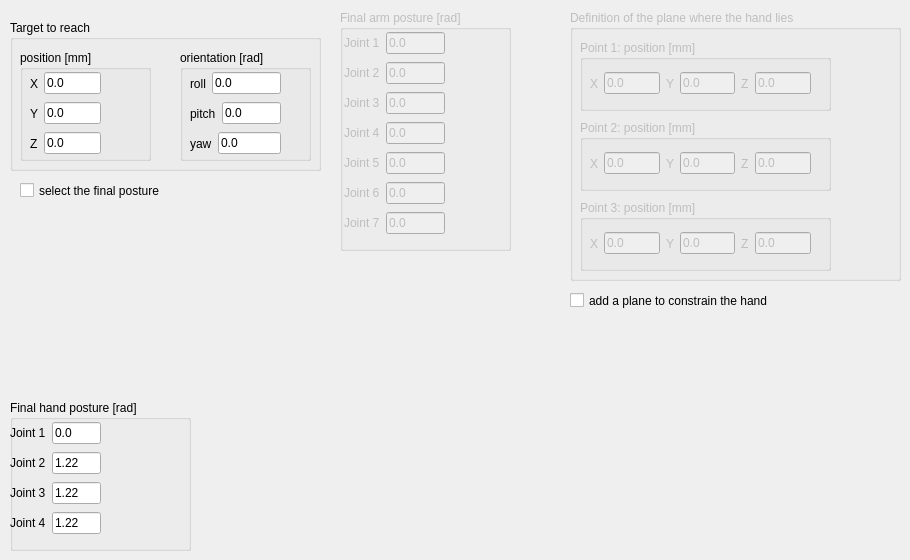
   <widget class="QWidget" name="tab_hump_move">
    <attribute name="title">
     <string>Move settings</string>
    </attribute>
    <widget class="QGroupBox" name="groupBox_target">
     <property name="geometry">
      <rect>
       <x>10</x>
       <y>20</y>
       <width>311</width>
       <height>151</height>
      </rect>
     </property>
     <property name="title">
      <string>Target to reach</string>
     </property>
     <widget class="QGroupBox" name="groupBox_target_pos">
      <property name="geometry">
       <rect>
        <x>10</x>
        <y>30</y>
        <width>131</width>
        <height>111</height>
       </rect>
      </property>
      <property name="title">
       <string>position [mm]</string>
      </property>
      <widget class="QWidget" name="layoutWidget_20">
       <property name="geometry">
        <rect>
         <x>10</x>
         <y>50</y>
         <width>71</width>
         <height>27</height>
        </rect>
       </property>
       <layout class="QHBoxLayout" name="horizontalLayout_41">
        <item>
         <widget class="QLabel" name="label_128">
          <property name="text">
           <string>Y</string>
          </property>
         </widget>
        </item>
        <item>
         <widget class="QLineEdit" name="lineEdit_target_y">
          <property name="text">
           <string>0.0</string>
          </property>
         </widget>
        </item>
       </layout>
      </widget>
      <widget class="QWidget" name="layoutWidget_21">
       <property name="geometry">
        <rect>
         <x>10</x>
         <y>80</y>
         <width>71</width>
         <height>27</height>
        </rect>
       </property>
       <layout class="QHBoxLayout" name="horizontalLayout_42">
        <item>
         <widget class="QLabel" name="label_129">
          <property name="text">
           <string>Z</string>
          </property>
         </widget>
        </item>
        <item>
         <widget class="QLineEdit" name="lineEdit_target_z">
          <property name="text">
           <string>0.0</string>
          </property>
         </widget>
        </item>
       </layout>
      </widget>
      <widget class="QWidget" name="layoutWidget_eng_tol_pos_7">
       <property name="geometry">
        <rect>
         <x>10</x>
         <y>20</y>
         <width>71</width>
         <height>27</height>
        </rect>
       </property>
       <layout class="QHBoxLayout" name="horizontalLayout_43">
        <item>
         <widget class="QLabel" name="label_130">
          <property name="text">
           <string>X</string>
          </property>
         </widget>
        </item>
        <item>
         <widget class="QLineEdit" name="lineEdit_target_x">
          <property name="text">
           <string>0.0</string>
          </property>
         </widget>
        </item>
       </layout>
      </widget>
     </widget>
     <widget class="QGroupBox" name="groupBox_target_orientation">
      <property name="geometry">
       <rect>
        <x>170</x>
        <y>30</y>
        <width>131</width>
        <height>111</height>
       </rect>
      </property>
      <property name="title">
       <string>orientation [rad]</string>
      </property>
      <widget class="QWidget" name="layoutWidget_22">
       <property name="geometry">
        <rect>
         <x>10</x>
         <y>50</y>
         <width>91</width>
         <height>27</height>
        </rect>
       </property>
       <layout class="QHBoxLayout" name="horizontalLayout_50">
        <item>
         <widget class="QLabel" name="label_138">
          <property name="text">
           <string>pitch</string>
          </property>
         </widget>
        </item>
        <item>
         <widget class="QLineEdit" name="lineEdit_target_pitch">
          <property name="text">
           <string>0.0</string>
          </property>
         </widget>
        </item>
       </layout>
      </widget>
      <widget class="QWidget" name="layoutWidget_23">
       <property name="geometry">
        <rect>
         <x>10</x>
         <y>80</y>
         <width>91</width>
         <height>27</height>
        </rect>
       </property>
       <layout class="QHBoxLayout" name="horizontalLayout_51">
        <item>
         <widget class="QLabel" name="label_139">
          <property name="text">
           <string>yaw</string>
          </property>
         </widget>
        </item>
        <item>
         <widget class="QLineEdit" name="lineEdit_target_yaw">
          <property name="text">
           <string>0.0</string>
          </property>
         </widget>
        </item>
       </layout>
      </widget>
      <widget class="QWidget" name="layoutWidget_eng_tol_pos_8">
       <property name="geometry">
        <rect>
         <x>10</x>
         <y>20</y>
         <width>91</width>
         <height>27</height>
        </rect>
       </property>
       <layout class="QHBoxLayout" name="horizontalLayout_52">
        <item>
         <widget class="QLabel" name="label_140">
          <property name="text">
           <string>roll</string>
          </property>
         </widget>
        </item>
        <item>
         <widget class="QLineEdit" name="lineEdit_target_roll">
          <property name="text">
           <string>0.0</string>
          </property>
         </widget>
        </item>
       </layout>
      </widget>
     </widget>
    </widget>
    <widget class="QGroupBox" name="groupBox_final_arm">
     <property name="enabled">
      <bool>false</bool>
     </property>
     <property name="geometry">
      <rect>
       <x>340</x>
       <y>10</y>
       <width>171</width>
       <height>241</height>
      </rect>
     </property>
     <property name="title">
      <string>Final arm posture [rad]</string>
     </property>
     <widget class="QWidget" name="layoutWidget">
      <property name="geometry">
       <rect>
        <x>4</x>
        <y>20</y>
        <width>101</width>
        <height>213</height>
       </rect>
      </property>
      <layout class="QVBoxLayout" name="verticalLayout_6">
       <item>
        <layout class="QHBoxLayout" name="horizontalLayout_46">
         <item>
          <widget class="QLabel" name="label_131">
           <property name="text">
            <string>Joint 1</string>
           </property>
          </widget>
         </item>
         <item>
          <widget class="QLineEdit" name="lineEdit_final_arm_1">
           <property name="text">
            <string>0.0</string>
           </property>
          </widget>
         </item>
        </layout>
       </item>
       <item>
        <layout class="QHBoxLayout" name="horizontalLayout_45">
         <item>
          <widget class="QLabel" name="label_132">
           <property name="text">
            <string>Joint 2</string>
           </property>
          </widget>
         </item>
         <item>
          <widget class="QLineEdit" name="lineEdit_final_arm_2">
           <property name="text">
            <string>0.0</string>
           </property>
          </widget>
         </item>
        </layout>
       </item>
       <item>
        <layout class="QHBoxLayout" name="horizontalLayout_44">
         <item>
          <widget class="QLabel" name="label_133">
           <property name="text">
            <string>Joint 3</string>
           </property>
          </widget>
         </item>
         <item>
          <widget class="QLineEdit" name="lineEdit_final_arm_3">
           <property name="text">
            <string>0.0</string>
           </property>
          </widget>
         </item>
        </layout>
       </item>
       <item>
        <layout class="QHBoxLayout" name="horizontalLayout_28">
         <item>
          <widget class="QLabel" name="label_134">
           <property name="text">
            <string>Joint 4</string>
           </property>
          </widget>
         </item>
         <item>
          <widget class="QLineEdit" name="lineEdit_final_arm_4">
           <property name="text">
            <string>0.0</string>
           </property>
          </widget>
         </item>
        </layout>
       </item>
       <item>
        <layout class="QHBoxLayout" name="horizontalLayout_27">
         <item>
          <widget class="QLabel" name="label_135">
           <property name="text">
            <string>Joint 5</string>
           </property>
          </widget>
         </item>
         <item>
          <widget class="QLineEdit" name="lineEdit_final_arm_5">
           <property name="text">
            <string>0.0</string>
           </property>
          </widget>
         </item>
        </layout>
       </item>
       <item>
        <layout class="QHBoxLayout" name="horizontalLayout_25">
         <item>
          <widget class="QLabel" name="label_136">
           <property name="text">
            <string>Joint 6</string>
           </property>
          </widget>
         </item>
         <item>
          <widget class="QLineEdit" name="lineEdit_final_arm_6">
           <property name="text">
            <string>0.0</string>
           </property>
          </widget>
         </item>
        </layout>
       </item>
       <item>
        <layout class="QHBoxLayout" name="horizontalLayout_19">
         <item>
          <widget class="QLabel" name="label_137">
           <property name="text">
            <string>Joint 7</string>
           </property>
          </widget>
         </item>
         <item>
          <widget class="QLineEdit" name="lineEdit_final_arm_7">
           <property name="text">
            <string>0.0</string>
           </property>
          </widget>
         </item>
        </layout>
       </item>
      </layout>
     </widget>
    </widget>
    <widget class="QGroupBox" name="groupBox_final_hand">
     <property name="geometry">
      <rect>
       <x>10</x>
       <y>400</y>
       <width>181</width>
       <height>151</height>
      </rect>
     </property>
     <property name="title">
      <string>Final hand posture [rad]</string>
     </property>
     <widget class="QWidget" name="layoutWidget">
      <property name="geometry">
       <rect>
        <x>0</x>
        <y>20</y>
        <width>91</width>
        <height>120</height>
       </rect>
      </property>
      <layout class="QVBoxLayout" name="verticalLayout_38">
       <item>
        <layout class="QHBoxLayout" name="horizontalLayout_49">
         <item>
          <widget class="QLabel" name="label_142">
           <property name="text">
            <string>Joint 1</string>
           </property>
          </widget>
         </item>
         <item>
          <widget class="QLineEdit" name="lineEdit_final_hand_1">
           <property name="text">
            <string>0.0</string>
           </property>
          </widget>
         </item>
        </layout>
       </item>
       <item>
        <layout class="QHBoxLayout" name="horizontalLayout_48">
         <item>
          <widget class="QLabel" name="label_143">
           <property name="text">
            <string>Joint 2</string>
           </property>
          </widget>
         </item>
         <item>
          <widget class="QLineEdit" name="lineEdit_final_hand_2">
           <property name="text">
            <string>1.22</string>
           </property>
          </widget>
         </item>
        </layout>
       </item>
       <item>
        <layout class="QHBoxLayout" name="horizontalLayout_47">
         <item>
          <widget class="QLabel" name="label_144">
           <property name="text">
            <string>Joint 3</string>
           </property>
          </widget>
         </item>
         <item>
          <widget class="QLineEdit" name="lineEdit_final_hand_3">
           <property name="text">
            <string>1.22</string>
           </property>
          </widget>
         </item>
        </layout>
       </item>
       <item>
        <layout class="QHBoxLayout" name="horizontalLayout_26">
         <item>
          <widget class="QLabel" name="label_145">
           <property name="text">
            <string>Joint 4</string>
           </property>
          </widget>
         </item>
         <item>
          <widget class="QLineEdit" name="lineEdit_final_hand_4">
           <property name="text">
            <string>1.22</string>
           </property>
          </widget>
         </item>
        </layout>
       </item>
      </layout>
     </widget>
    </widget>
    <widget class="QCheckBox" name="checkBox_sel_final_posture">
     <property name="geometry">
      <rect>
       <x>20</x>
       <y>180</y>
       <width>211</width>
       <height>21</height>
      </rect>
     </property>
     <property name="text">
      <string>select the final posture</string>
     </property>
    </widget>
    <widget class="QGroupBox" name="groupBox_plane">
     <property name="enabled">
      <bool>false</bool>
     </property>
     <property name="geometry">
      <rect>
       <x>570</x>
       <y>10</y>
       <width>331</width>
       <height>271</height>
      </rect>
     </property>
     <property name="title">
      <string>Definition of the plane where the hand lies </string>
     </property>
     <widget class="QGroupBox" name="groupBox_plane_point_1">
      <property name="geometry">
       <rect>
        <x>10</x>
        <y>30</y>
        <width>251</width>
        <height>71</height>
       </rect>
      </property>
      <property name="title">
       <string>Point 1: position [mm]</string>
      </property>
      <widget class="QWidget" name="layoutWidget">
       <property name="geometry">
        <rect>
         <x>10</x>
         <y>30</y>
         <width>221</width>
         <height>27</height>
        </rect>
       </property>
       <layout class="QHBoxLayout" name="horizontalLayout_62">
        <item>
         <layout class="QHBoxLayout" name="horizontalLayout_55">
          <item>
           <widget class="QLabel" name="label_147">
            <property name="text">
             <string>X</string>
            </property>
           </widget>
          </item>
          <item>
           <widget class="QLineEdit" name="lineEdit_point_1_x">
            <property name="text">
             <string>0.0</string>
            </property>
           </widget>
          </item>
         </layout>
        </item>
        <item>
         <layout class="QHBoxLayout" name="horizontalLayout_53">
          <item>
           <widget class="QLabel" name="label_141">
            <property name="text">
             <string>Y</string>
            </property>
           </widget>
          </item>
          <item>
           <widget class="QLineEdit" name="lineEdit_point_1_y">
            <property name="text">
             <string>0.0</string>
            </property>
           </widget>
          </item>
         </layout>
        </item>
        <item>
         <layout class="QHBoxLayout" name="horizontalLayout_54">
          <item>
           <widget class="QLabel" name="label_146">
            <property name="text">
             <string>Z</string>
            </property>
           </widget>
          </item>
          <item>
           <widget class="QLineEdit" name="lineEdit_point_1_z">
            <property name="text">
             <string>0.0</string>
            </property>
           </widget>
          </item>
         </layout>
        </item>
       </layout>
      </widget>
     </widget>
     <widget class="QGroupBox" name="groupBox_plane_point_2">
      <property name="geometry">
       <rect>
        <x>10</x>
        <y>110</y>
        <width>251</width>
        <height>71</height>
       </rect>
      </property>
      <property name="title">
       <string>Point 2: position [mm]</string>
      </property>
      <widget class="QWidget" name="layoutWidget_8">
       <property name="geometry">
        <rect>
         <x>10</x>
         <y>30</y>
         <width>221</width>
         <height>27</height>
        </rect>
       </property>
       <layout class="QHBoxLayout" name="horizontalLayout_63">
        <item>
         <layout class="QHBoxLayout" name="horizontalLayout_56">
          <item>
           <widget class="QLabel" name="label_148">
            <property name="text">
             <string>X</string>
            </property>
           </widget>
          </item>
          <item>
           <widget class="QLineEdit" name="lineEdit_point_2_x">
            <property name="text">
             <string>0.0</string>
            </property>
           </widget>
          </item>
         </layout>
        </item>
        <item>
         <layout class="QHBoxLayout" name="horizontalLayout_57">
          <item>
           <widget class="QLabel" name="label_149">
            <property name="text">
             <string>Y</string>
            </property>
           </widget>
          </item>
          <item>
           <widget class="QLineEdit" name="lineEdit_point_2_y">
            <property name="text">
             <string>0.0</string>
            </property>
           </widget>
          </item>
         </layout>
        </item>
        <item>
         <layout class="QHBoxLayout" name="horizontalLayout_58">
          <item>
           <widget class="QLabel" name="label_150">
            <property name="text">
             <string>Z</string>
            </property>
           </widget>
          </item>
          <item>
           <widget class="QLineEdit" name="lineEdit_point_2_z">
            <property name="text">
             <string>0.0</string>
            </property>
           </widget>
          </item>
         </layout>
        </item>
       </layout>
      </widget>
     </widget>
     <widget class="QGroupBox" name="groupBox_plane_point_3">
      <property name="geometry">
       <rect>
        <x>10</x>
        <y>190</y>
        <width>251</width>
        <height>71</height>
       </rect>
      </property>
      <property name="title">
       <string>Point 3: position [mm]</string>
      </property>
      <widget class="QWidget" name="layoutWidget_9">
       <property name="geometry">
        <rect>
         <x>10</x>
         <y>30</y>
         <width>221</width>
         <height>27</height>
        </rect>
       </property>
       <layout class="QHBoxLayout" name="horizontalLayout_64">
        <item>
         <layout class="QHBoxLayout" name="horizontalLayout_59">
          <item>
           <widget class="QLabel" name="label_151">
            <property name="text">
             <string>X</string>
            </property>
           </widget>
          </item>
          <item>
           <widget class="QLineEdit" name="lineEdit_point_3_x">
            <property name="text">
             <string>0.0</string>
            </property>
           </widget>
          </item>
         </layout>
        </item>
        <item>
         <layout class="QHBoxLayout" name="horizontalLayout_60">
          <item>
           <widget class="QLabel" name="label_152">
            <property name="text">
             <string>Y</string>
            </property>
           </widget>
          </item>
          <item>
           <widget class="QLineEdit" name="lineEdit_point_3_y">
            <property name="text">
             <string>0.0</string>
            </property>
           </widget>
          </item>
         </layout>
        </item>
        <item>
         <layout class="QHBoxLayout" name="horizontalLayout_61">
          <item>
           <widget class="QLabel" name="label_153">
            <property name="text">
             <string>Z</string>
            </property>
           </widget>
          </item>
          <item>
           <widget class="QLineEdit" name="lineEdit_point_3_z">
            <property name="text">
             <string>0.0</string>
            </property>
           </widget>
          </item>
         </layout>
        </item>
       </layout>
      </widget>
     </widget>
    </widget>
    <widget class="QCheckBox" name="checkBox_add_plane">
     <property name="geometry">
      <rect>
       <x>570</x>
       <y>290</y>
       <width>241</width>
       <height>21</height>
      </rect>
     </property>
     <property name="text">
      <string>add a plane to constrain the hand  </string>
     </property>
    </widget>
   </widget>
